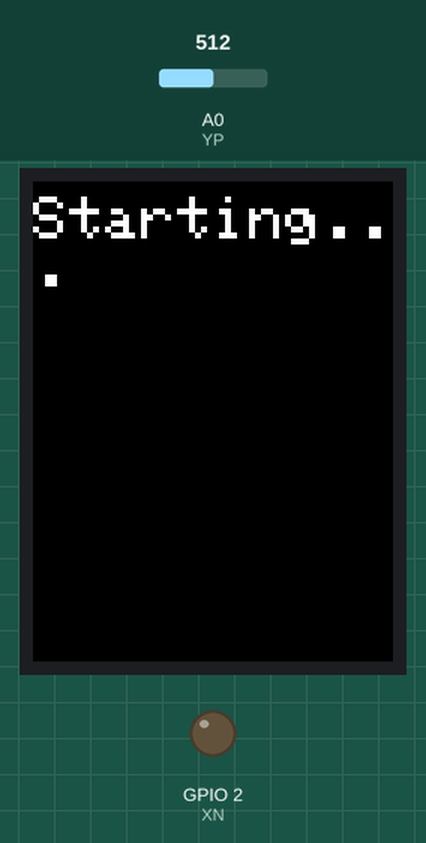
The program below on a simulated ESP8266 (NodeMCU). Parts: 240×320 colour display, output pins drawn as LEDs (lit = HIGH). The inputs (shaded band) are chosen by the test bench; at power-on: A0 (YP) = 512. WiFi joins after 1.5 s; servers stay silent unless stated; network time is answered at once with the bench clock; the local clock reads 2024-03-15 10:24:30 at power-on unless the program sets it; pins used as bus, display or sensor lines are not drawn; what the program prints to the serial monitor is not drawn.

Above: at 0.3 s.
At 3.1 s:
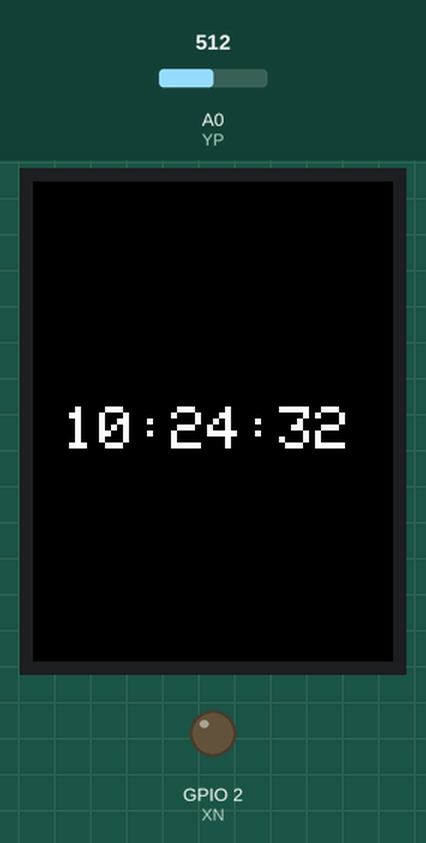
3.2 s: A0 (YP) set to 706
5.4 s: A0 (YP) set to 735
At 6.6 s:
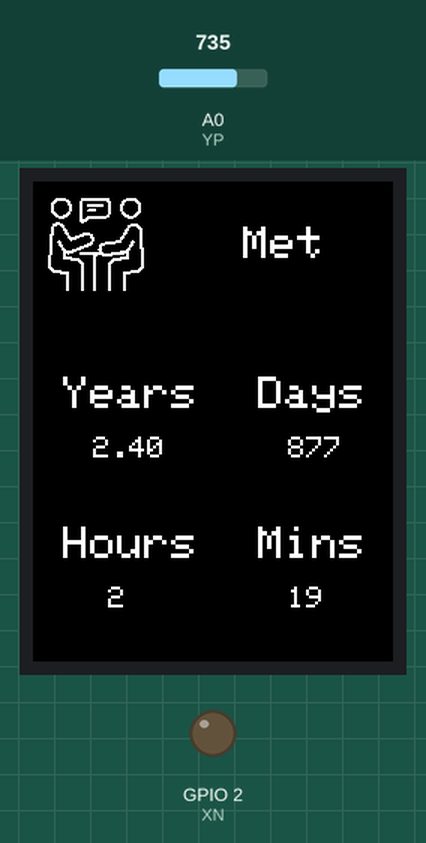
Timing chart, 0 to 8.4 s (numbered marks = the images above; inputs shaded):
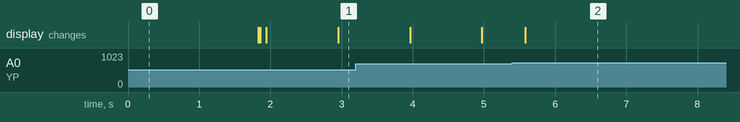

The program:

main.cpp
```cpp
#include <Adafruit_GFX.h> // Core graphics library
#include <Adafruit_ILI9341.h>
#include <Arduino.h>
#include <ESP8266WiFi.h>
#include <NTPClient.h>
#include <SPI.h>
#include <TimeLib.h>
#include <WiFiManager.h>
#include <WiFiUdp.h>
#include <image.h>

#define TFT_CS 0
#define TFT_DC 15

#define XN 2  // can be a digital pin
#define XP 16 // can be a digital pin
#define YN 12 // can be a digital pin
#define YP 17 // must be analog

int SCREEN_WIDTH = 240;
int SCREEN_HEIGHT = 320;
Adafruit_ILI9341 tft = Adafruit_ILI9341(TFT_CS, TFT_DC);


unsigned long first_met = 1634717088;
unsigned long first_official = 1634717088;

// Define NTP Client to get time
WiFiUDP ntpUDP;
NTPClient timeClient(ntpUDP);

#define MODE_TIME 0
#define MODE_MET 1
#define MODE_TOGEHTER 2

int mode = MODE_TIME;
unsigned long last_draw = 0;
unsigned long in_card = 0;

unsigned long last_touch_check = 0;

boolean last_touch_status = false;

void clear_screen() { tft.fillScreen(ILI9341_BLACK); }

void write_text(char *text, int px, int py, int size) {
  tft.setCursor(px, py);
  tft.setTextColor(ILI9341_WHITE, ILI9341_BLACK);
  tft.setTextSize(size);
  tft.print(text);
}
void write_text(String text, int px, int py, int size) {
  tft.setCursor(px, py);
  tft.setTextColor(ILI9341_WHITE, ILI9341_BLACK);
  tft.setTextSize(size);
  tft.print(text);
}

void setup() {
  tft.begin();
  clear_screen();
  write_text("Starting...", 0, 10, 4);

  Serial.begin(115200);

  WiFi.mode(WIFI_STA); // explicitly set mode, esp defaults to STA+AP
  WiFiManager wm;

  // wm.resetSettings(); // Enable this to reset the settings
  bool res;
  res = wm.autoConnect("ScreenAP"); // password protected ap

  if (!res) {
    Serial.println("Failed to connect");
    // ESP.restart();
  } else {
    // if you get here you have connected to the WiFi
    Serial.println("connected...yeey :)");

    clear_screen();
    write_text("Connected!", 0, 10, 4);
  }

  while (WiFi.status() != WL_CONNECTED) {
    delay(500);
    Serial.print(F("."));
  }
  Serial.println();
  Serial.println(F("WiFi connected"));

  // Print the IP address
  Serial.println(WiFi.localIP());

  timeClient.begin();
  // // GMT +1 = 3600

  timeClient.setTimeOffset(3600);
  timeClient.forceUpdate();

  clear_screen();
}

int check_touched() {
  /*
        Check touch from only one axies, it is a bit hacky since Adafruit Huzzar only has one ADC pin, should be easier with the screen V2
  */
  unsigned long diff = millis() - last_touch_check;
  if (diff > 100) {
    pinMode(XP, OUTPUT);
    pinMode(XN, OUTPUT);
    digitalWrite(XP, HIGH);
    digitalWrite(XN, LOW);

    pinMode(YP, INPUT);
    pinMode(YN, INPUT);
    digitalWrite(YP, LOW);
    digitalWrite(YN, LOW);
    last_touch_check = millis();
    int result = (1023 - analogRead(YP));
    if (result < 300)
      return 1;
    return 0;
  }
  return -1;
}

void get_total(float *result, unsigned long diff) {
  /*
      Calculate Years, days, hours and minutes out of the different dates
  */
  float days = 0;
  if (diff > 86400) {
    days = ceil(diff / 86400);
    diff = diff - (days * 86400);
  }
  float years = days / 365;
  float hours = diff / 3600;
  diff = diff - (hours * 3600);

  float minutes = diff / 60;
  result[0] = years;
  result[1] = days;
  result[2] = hours;
  result[3] = minutes;
}

void draw_time() {
  /*
    Simple draw time from the current timestamp
  */
  int hours = timeClient.getHours();
  int minutes = timeClient.getMinutes();
  int seconds = timeClient.getSeconds();

  String current_time = "";
  if (hours < 10)
    current_time = "0";
  current_time += String(hours) + ":";
  if (minutes < 10)
    current_time += "0";
  current_time += String(minutes) + ":";
  if (seconds < 10)
    current_time += "0";
  current_time += String(seconds);

  write_text(current_time, 20, 150, 4);
}

void draw_met_time() {
  /*
    Draw graphic time since timestamp MET
  */
  unsigned long diff_met = timeClient.getEpochTime() - first_met;
  float result[] = {0.0, 0.0, 0.0, 0.0};
  get_total(result, diff_met);

  clear_screen();

  tft.drawBitmap(10, 10, epd_bitmap_talk, 64, 64, ILI9341_WHITE);

  write_text("Met", 140, 30, 3);

  write_text("Years", 20, 130, 3);
  write_text(String(result[0]), 40, 170, 2);

  write_text("Days", 150, 130, 3);
  write_text(String((int)result[1]), 170, 170, 2);

  write_text("Hours", 20, 230, 3);
  write_text(String((int)result[2]), 50, 270, 2);

  write_text("Mins", 150, 230, 3);
  write_text(String((int)result[3]), 170, 270, 2);
}

void draw_togheter_time() {
  /*
    Draw graphic time since timestamp OFFICIAL
  */
  unsigned long diff_met = timeClient.getEpochTime() - first_official;
  float result[] = {0.0, 0.0, 0.0, 0.0};
  get_total(result, diff_met);
  clear_screen();

  tft.drawBitmap(10, 10, epd_bitmap_deal, 64, 64, ILI9341_WHITE);

  write_text("Together", 90, 30, 3);

  write_text("Years", 20, 130, 3);
  write_text(String(result[0]), 40, 170, 2);

  write_text("Days", 150, 130, 3);
  write_text(String((int)result[1]), 170, 170, 2);

  write_text("Hours", 20, 230, 3);
  write_text(String((int)result[2]), 50, 270, 2);

  write_text("Mins", 150, 230, 3);
  write_text(String((int)result[3]), 170, 270, 2);
}

void switch_card() {
  /*
    Trigger switch card
  */
  if (mode == MODE_TIME) {
    draw_met_time();
    mode = MODE_MET;
    in_card = millis();
  } else if (mode == MODE_MET) {
    mode = MODE_TOGEHTER;
    draw_togheter_time();
    in_card = millis();
  } else if (mode == MODE_TOGEHTER) {
    clear_screen();
    draw_time();
    mode = MODE_TIME;
  }
  last_draw = millis();
}

void check_timeout() {
  /*
    Allow to timeout and return to the current time
  */
  if (mode == MODE_MET || mode == MODE_TOGEHTER) {
    unsigned long diff = millis() - in_card;
    if (diff > 10000) {
      clear_screen();
      draw_time();
      mode = MODE_TIME;
    }
  }
}

void loop() {

  int status_touch = check_touched();
  if (status_touch == 1 && !last_touch_status)
    switch_card();

  // This part is only needed because the current touch reading is a bit hacky due to have only one ADC on the board
  if (status_touch == 1)
    last_touch_status = true;
  else if (status_touch == 0)
    last_touch_status = false;

  check_timeout();

  //Draw logic, we dont want to re-draw too often some cards
  unsigned long diff = millis() - last_draw;
  if (mode == MODE_TIME) {
    if (diff > 1000) {
      draw_time();
      last_draw = millis();
    }
  } else if (mode == MODE_MET) {
    if (diff > 15000) {
      draw_met_time();
      last_draw = millis();
    }

  } else if (mode == MODE_TOGEHTER) {
    if (diff > 15000) {
      draw_togheter_time();
      last_draw = millis();
    }
  }
}
```

Source omitted: image.h (data table, 6650 bytes)

Measured:
- the behaviour switches between 723 and 724 on A0 (YP) (found by bisection; images 1 and 2)
- after the input at 5.4 s, the display: changes after 0.18 s (image 2)
